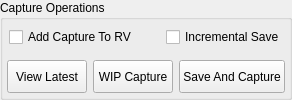
        <widget class="QGroupBox" name="groupBox_6">
         <property name="enabled">
          <bool>true</bool>
         </property>
         <property name="sizePolicy">
          <sizepolicy hsizetype="Preferred" vsizetype="Preferred">
           <horstretch>0</horstretch>
           <verstretch>0</verstretch>
          </sizepolicy>
         </property>
         <property name="title">
          <string>Capture Operations</string>
         </property>
         <layout class="QVBoxLayout" name="verticalLayout_12" stretch="0,0">
          <property name="spacing">
           <number>6</number>
          </property>
          <property name="leftMargin">
           <number>4</number>
          </property>
          <property name="topMargin">
           <number>0</number>
          </property>
          <property name="rightMargin">
           <number>4</number>
          </property>
          <property name="bottomMargin">
           <number>4</number>
          </property>
          <item>
           <layout class="QHBoxLayout" name="horizontalLayout_16">
            <property name="spacing">
             <number>6</number>
            </property>
            <property name="sizeConstraint">
             <enum>QLayout::SetDefaultConstraint</enum>
            </property>
            <property name="leftMargin">
             <number>2</number>
            </property>
            <property name="rightMargin">
             <number>0</number>
            </property>
            <item>
             <widget class="QCheckBox" name="sm_sendToRv_chk">
              <property name="sizePolicy">
               <sizepolicy hsizetype="Preferred" vsizetype="Preferred">
                <horstretch>0</horstretch>
                <verstretch>0</verstretch>
               </sizepolicy>
              </property>
              <property name="minimumSize">
               <size>
                <width>0</width>
                <height>0</height>
               </size>
              </property>
              <property name="text">
               <string>Add Capture To RV</string>
              </property>
             </widget>
            </item>
            <item>
             <spacer name="horizontalSpacer">
              <property name="orientation">
               <enum>Qt::Horizontal</enum>
              </property>
              <property name="sizeType">
               <enum>QSizePolicy::MinimumExpanding</enum>
              </property>
              <property name="sizeHint" stdset="0">
               <size>
                <width>0</width>
                <height>20</height>
               </size>
              </property>
             </spacer>
            </item>
            <item>
             <widget class="QCheckBox" name="sm_increment_chk">
              <property name="sizePolicy">
               <sizepolicy hsizetype="Preferred" vsizetype="Preferred">
                <horstretch>0</horstretch>
                <verstretch>0</verstretch>
               </sizepolicy>
              </property>
              <property name="minimumSize">
               <size>
                <width>0</width>
                <height>0</height>
               </size>
              </property>
              <property name="text">
               <string>Incremental Save</string>
              </property>
             </widget>
            </item>
           </layout>
          </item>
          <item>
           <layout class="QHBoxLayout" name="horizontalLayout_3" stretch="0,2,2">
            <property name="rightMargin">
             <number>0</number>
            </property>
            <item>
             <widget class="QPushButton" name="sm_viewLatest_bt">
              <property name="sizePolicy">
               <sizepolicy hsizetype="Preferred" vsizetype="Preferred">
                <horstretch>0</horstretch>
                <verstretch>0</verstretch>
               </sizepolicy>
              </property>
              <property name="minimumSize">
               <size>
                <width>0</width>
                <height>26</height>
               </size>
              </property>
              <property name="text">
               <string>View Latest</string>
              </property>
             </widget>
            </item>
            <item>
             <widget class="QPushButton" name="sm_wipCapture_bt">
              <property name="sizePolicy">
               <sizepolicy hsizetype="Preferred" vsizetype="Preferred">
                <horstretch>0</horstretch>
                <verstretch>0</verstretch>
               </sizepolicy>
              </property>
              <property name="minimumSize">
               <size>
                <width>0</width>
                <height>26</height>
               </size>
              </property>
              <property name="maximumSize">
               <size>
                <width>16777215</width>
                <height>16777215</height>
               </size>
              </property>
              <property name="text">
               <string>WIP Capture</string>
              </property>
             </widget>
            </item>
            <item>
             <widget class="QPushButton" name="sm_capture_bt">
              <property name="sizePolicy">
               <sizepolicy hsizetype="Preferred" vsizetype="Preferred">
                <horstretch>0</horstretch>
                <verstretch>0</verstretch>
               </sizepolicy>
              </property>
              <property name="minimumSize">
               <size>
                <width>0</width>
                <height>30</height>
               </size>
              </property>
              <property name="maximumSize">
               <size>
                <width>16777215</width>
                <height>16777215</height>
               </size>
              </property>
              <property name="toolTip">
               <string/>
              </property>
              <property name="statusTip">
               <string/>
              </property>
              <property name="whatsThis">
               <string/>
              </property>
              <property name="text">
               <string>Save And Capture</string>
              </property>
             </widget>
            </item>
           </layout>
          </item>
         </layout>
        </widget>
